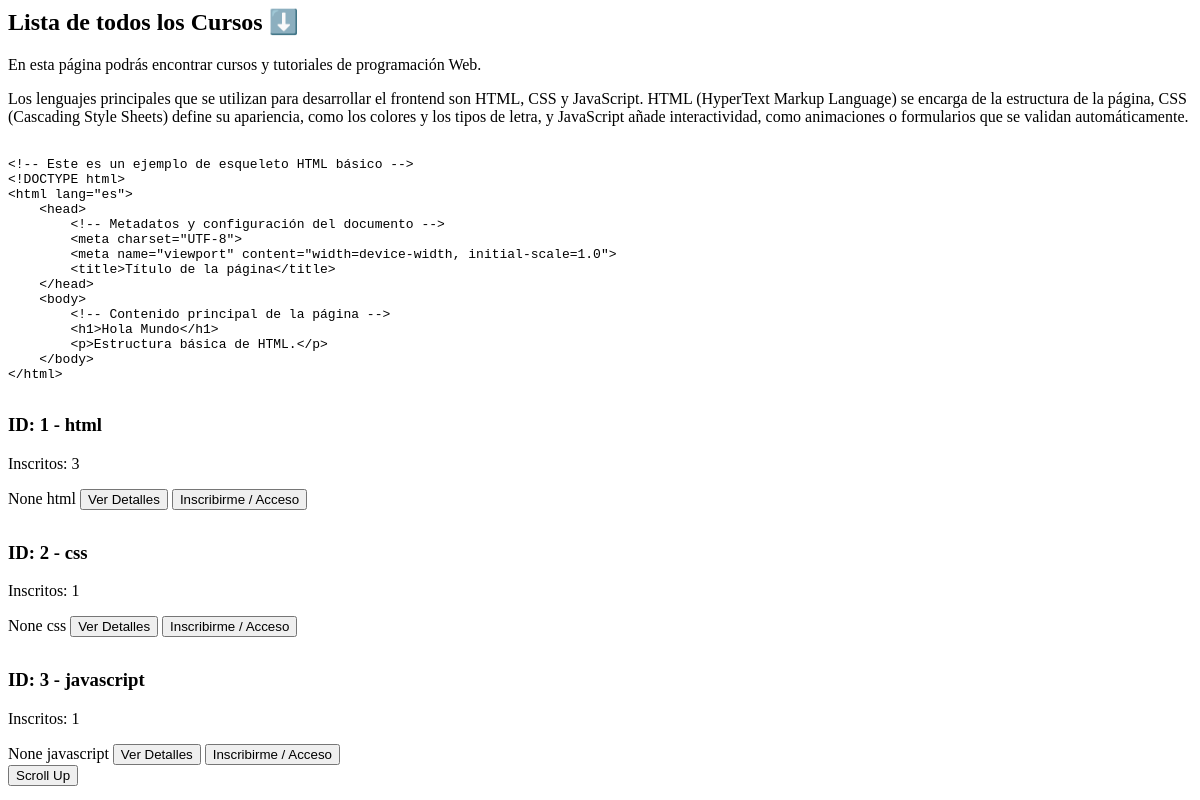
The page /cursos on the database as committed earlier.
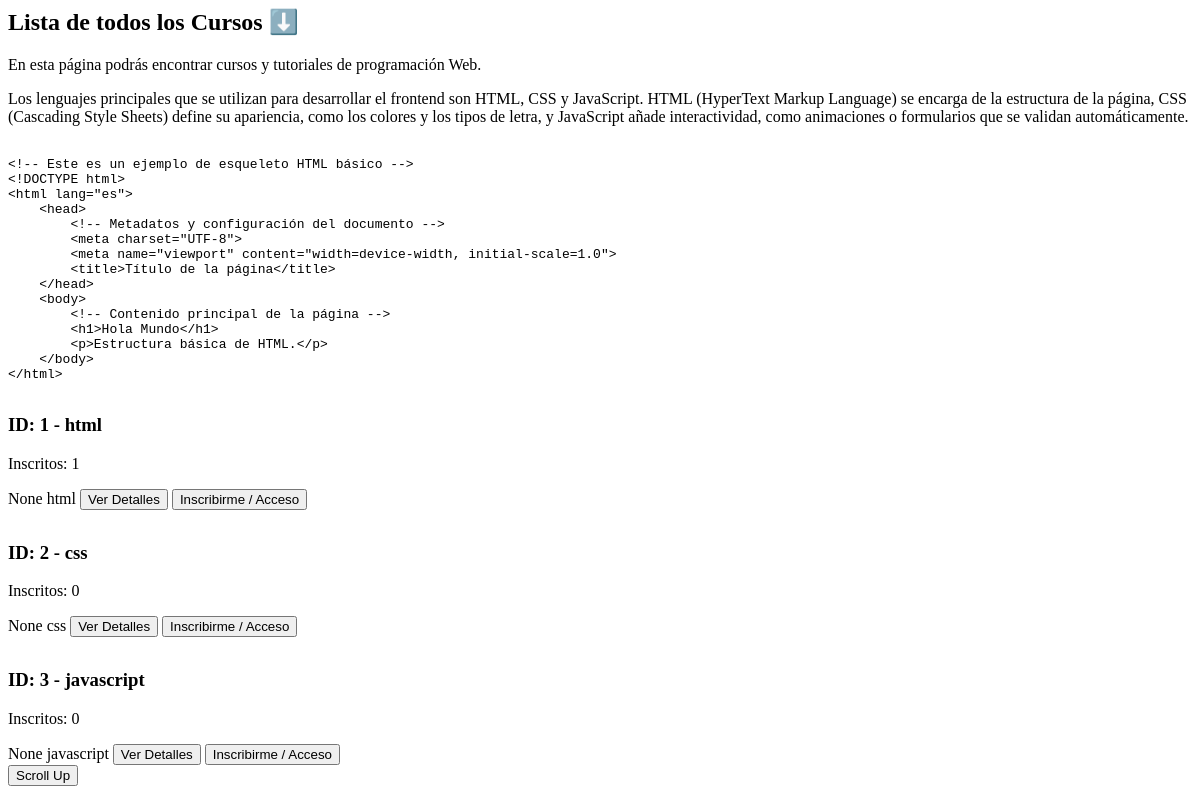
The same page on the database as committed later.
### tables this page shows
CREATE TABLE cursos (
                id INTEGER PRIMARY KEY AUTOINCREMENT,
                nombre TEXT UNIQUE NOT NULL,
                carpeta TEXT UNIQUE NOT NULL,
                inscritos INTEGER DEFAULT 0
            );

### app.py (the view)
@app.route('/cursos', methods=['GET'])
def listar_cursos():
    user_id = request.args.get('id')
    try:
        with get_db_connection() as conn:
            cursor = conn.cursor()
            cursor.execute('SELECT id, nombre, inscritos FROM cursos')
            cursos = cursor.fetchall()
            return render_template("componentes/lista_de_cursos.html", cursos=cursos, user_id=user_id)
    except sqlite3.Error as e:
        return f"Database error: {e}", 500

### utils/database.py (called while the page is built)
def get_db_connection():
    db_path = os.path.join(os.path.dirname(__file__), '..', 'db', 'database.db')
    conn = sqlite3.connect(db_path)
    conn.row_factory = sqlite3.Row
    return conn

### templates/componentes/lista_de_cursos.html (shortened to what this page needs)
<div class="w-full flex flex-col items-center p-0 m-0">
    <div class="w-[80%] mx-auto p-0">
        <h2 class="text-3xl font-semibold text-gray-800 mb-4 text-left">Lista de todos los Cursos <span style="cursor:pointer" onclick="ir_al_fondo()">⬇️</span></h2>
        <p class="text-gray-600 mb-6 text-left">En esta página podrás encontrar cursos y tutoriales de programación Web.</p>
        <p class="text-gray-600 mb-6 text-left">Los lenguajes principales que se utilizan para desarrollar el frontend son HTML, CSS y JavaScript. HTML (HyperText Markup Language) se encarga de la estructura de la página, CSS (Cascading Style Sheets) define su apariencia, como los colores y los tipos de letra, y JavaScript añade interactividad, como animaciones o formularios que se validan automáticamente.</p>
    </div>
    <div class="w-[80%] mx-auto p-0">
        <pre><code class="language-html">
&lt;!-- Este es un ejemplo de esqueleto HTML básico --&gt;
&lt;!DOCTYPE html&gt;
&lt;html lang="es"&gt;
    &lt;head&gt;
        &lt;!-- Metadatos y configuración del documento --&gt;
        &lt;meta charset="UTF-8"&gt;
        &lt;meta name="viewport" content="width=device-width, initial-scale=1.0"&gt;
        &lt;title&gt;Título de la página&lt;/title&gt;
    &lt;/head&gt;
    &lt;body&gt;
        &lt;!-- Contenido principal de la página --&gt;
        &lt;h1&gt;Hola Mundo&lt;/h1&gt;
        &lt;p&gt;Estructura básica de HTML.&lt;/p&gt;
    &lt;/body&gt;
&lt;/html&gt;
</code></pre>
    </div>
    <div id="lista_de_cursos" class="grid grid-cols-1 md:grid-cols-2 lg:grid-cols-3 gap-6 w-[80%] mx-auto p-0">
        {% for curso in cursos %}
        <div class="bg-white rounded-lg shadow-md p-6 hover:shadow-lg transition" style="margin-top: 2em;">
            <h3 class="text-xl font-semibold text-gray-800">ID: {{ curso[0] }} - {{ curso[1] }}</h3>
            <p class="text-gray-600 mt-2">Inscritos: {{ curso[2] }}</p>
            <span id="user-{{ user_id }}" class="hidden">{{ user_id }}</span>
            <span id="curso-{{ curso[0] }}" class="hidden">{{ curso[1] }}</span>
            <button class="mt-4 bg-blue-500 text-white px-4 py-2 rounded hover:bg-blue-600 transition">Ver Detalles</button>
            <button class="mt-4 bg-blue-500 text-white px-4 py-2 rounded hover:bg-blue-600 transition"
                hx-get="/agregar_curso?id={{user_id}}&curso={{curso[1]}}"
                hx-trigger="click"
                hx-target="#mis_cursos"
                hx-swap="innerHTML"
            >Inscribirme / Acceso</button>
        </div>
        {% endfor %}
    </div>
    <button id="go-up"
            class="mt-12 mb-12 mx-auto block bg-blue-500 text-white px-4 py-2 rounded hover:bg-blue-600 transition"
            onclick="fluidScroll({yPos: '0', duration: 300})">
        Scroll Up
    </button>
</div>

Rows that differ between the two databases and show on the page:
changed cursos "html": inscritos "3" → "1"
changed cursos "css": inscritos "1" → "0"
changed cursos "javascript": inscritos "1" → "0"
